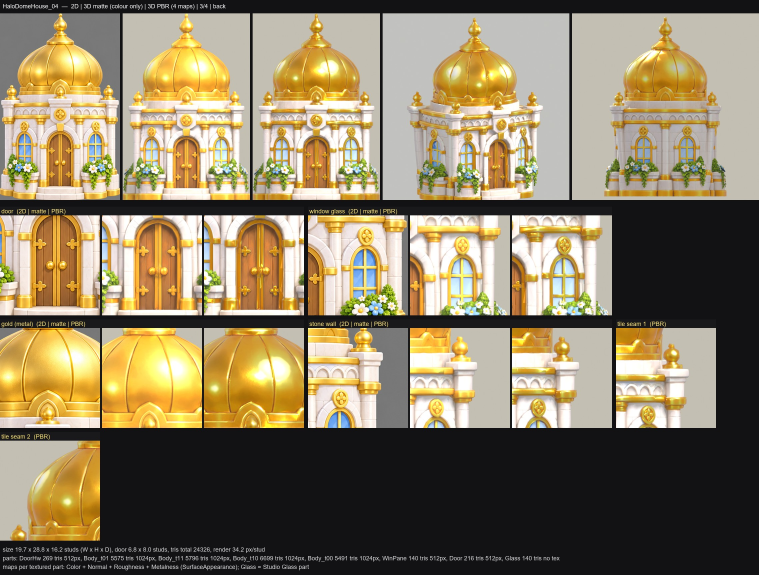
#> input picture art/review/img3/HaloDomeHouse_04_check.jpg, 2276 x 1724 px (shown at 1/3 size)
$ python look_icon.py ../../art/review/img3/HaloDomeHouse_04_check.jpg out.png
#> lines starting #> are read from the running program, lines starting #| are printed output that depends on the picture
"""Shop / attendance cosmetic icon from a transparent 3D render (0 credits): trim, square (subject at --fill), resize to
512 and put our UI-icon dark navy outline around the silhouette (anti-aliased, from a distance transform), so a pale
platinum halo still reads on a light panel.

  py tools/img2/look_icon.py <render.png> <out.png> [--fill 0.84] [--outline 11] [--size 512]
"""
import argparse

import cv2
import numpy as np
from PIL import Image

ap = argparse.ArgumentParser()
ap.add_argument("src")
ap.add_argument("out")
ap.add_argument("--fill", type=float, default=0.84)
ap.add_argument("--outline", type=float, default=11.0, help="outline width in px at the output size")
ap.add_argument("--size", type=int, default=512)
args = ap.parse_args()

NAVY = np.array([22, 28, 62], np.float32)
im = Image.open(args.src).convert("RGBA")
a = np.asarray(im)[..., 3]
#> a: shape (1724, 2276); every value is 255
ys, xs = np.where(a > 8)
c = im.crop((xs.min(), ys.min(), xs.max() + 1, ys.max() + 1))
N = args.size
side = int(max(c.size) / args.fill)
#> side = 2709
sq = Image.new("RGBA", (side, side), (0, 0, 0, 0))
#> sq: PIL image 2709x2709 RGBA; every value is 0
sq.alpha_composite(c, ((side - c.width) // 2, (side - c.height) // 2))
sq = np.asarray(sq.resize((N, N), Image.LANCZOS)).astype(np.float32) / 255
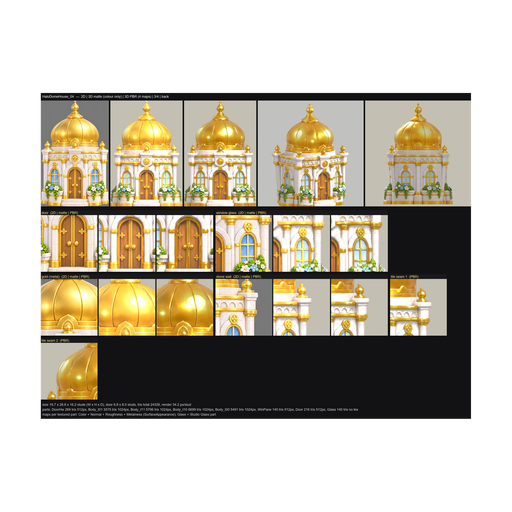
#> sq: shape (512, 512, 4) float32; mean R, G, B, A 0.293, 0.266, 0.206, 0.535; transparent parts drawn white
rgb, al = sq[..., :3], sq[..., 3]
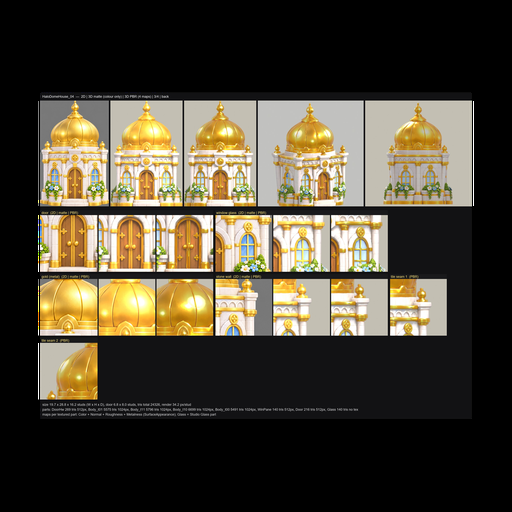
#> rgb: shape (512, 512, 3) float32; mean R, G, B 0.293, 0.266, 0.206
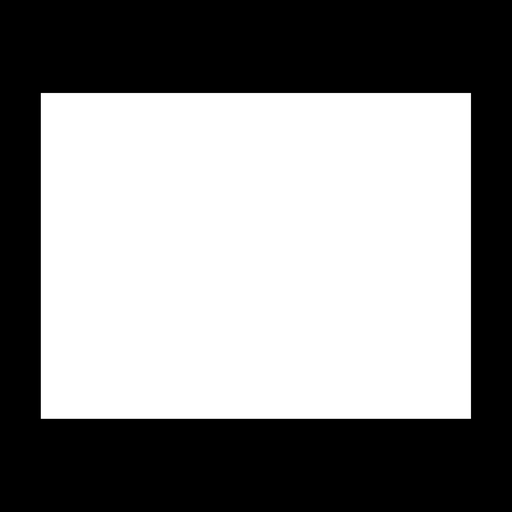
#> al: shape (512, 512) float32; min 0, max 1, mean 0.535
# distance (px) from the silhouette -> outline alpha with a 1 px soft edge; inner holes (between horns) are filled too
dist = cv2.distanceTransform((al < 0.5).astype(np.uint8), cv2.DIST_L2, 5)
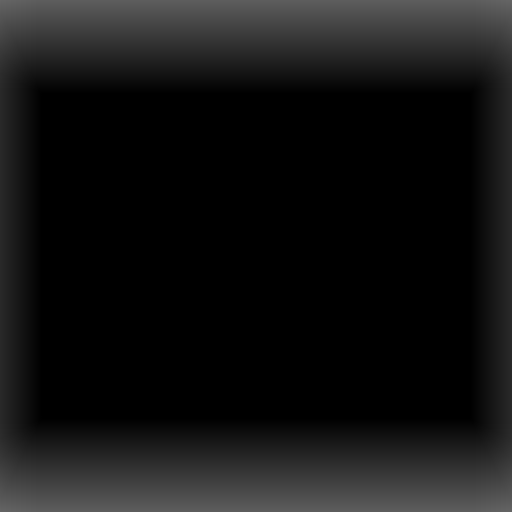
#> dist: shape (512, 512) float32; min 0, max 101.1, mean 19.7
ol = np.clip(args.outline + 0.5 - dist, 0, 1)
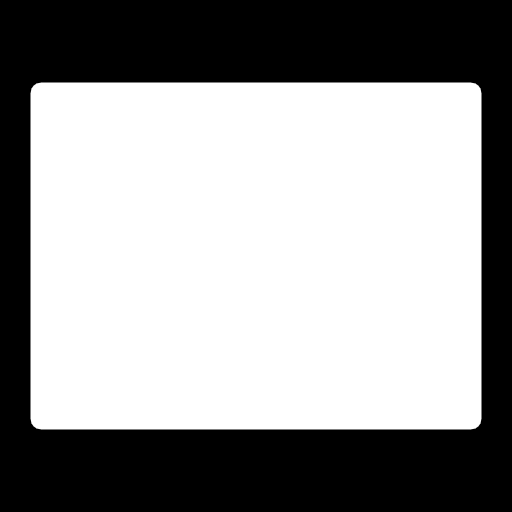
#> ol: shape (512, 512) float32; min 0, max 1, mean 0.597
out_a = np.maximum(al, ol)
out_rgb = (rgb * al[..., None] + NAVY / 255 * (ol * (1 - al))[..., None]) / np.maximum(out_a, 1e-6)[..., None]
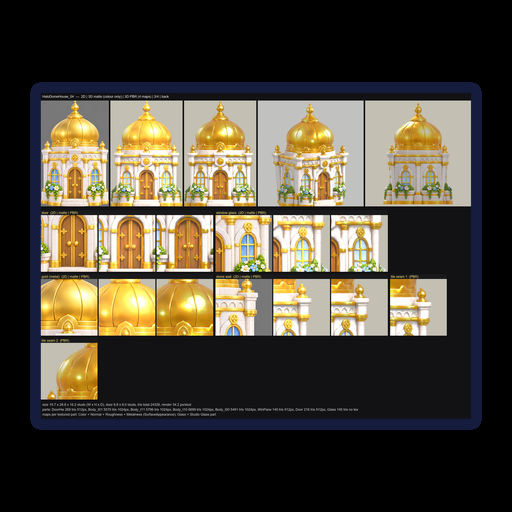
#> out_rgb: shape (512, 512, 3) float32; mean R, G, B 0.297, 0.271, 0.22
res = np.concatenate([out_rgb, out_a[..., None]], -1)
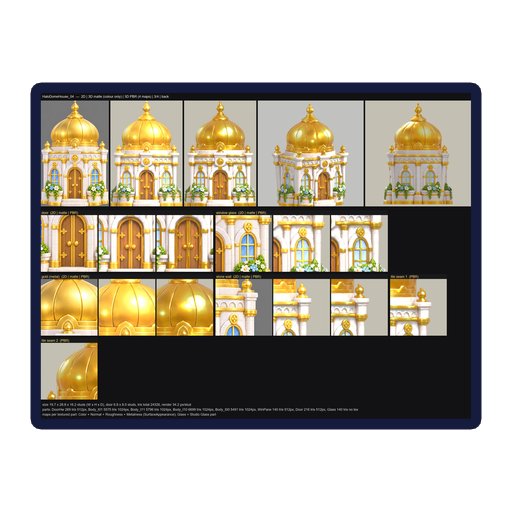
#> res: shape (512, 512, 4) float32; mean R, G, B, A 0.297, 0.271, 0.22, 0.597; transparent parts drawn white
Image.fromarray((res.clip(0, 1) * 255).round().astype(np.uint8), "RGBA").save(args.out)
print(args.out, c.size)
#| out.png (2276, 1724)

$ run again, on art/review/img3/HaloDomeHouse_07_check.jpg
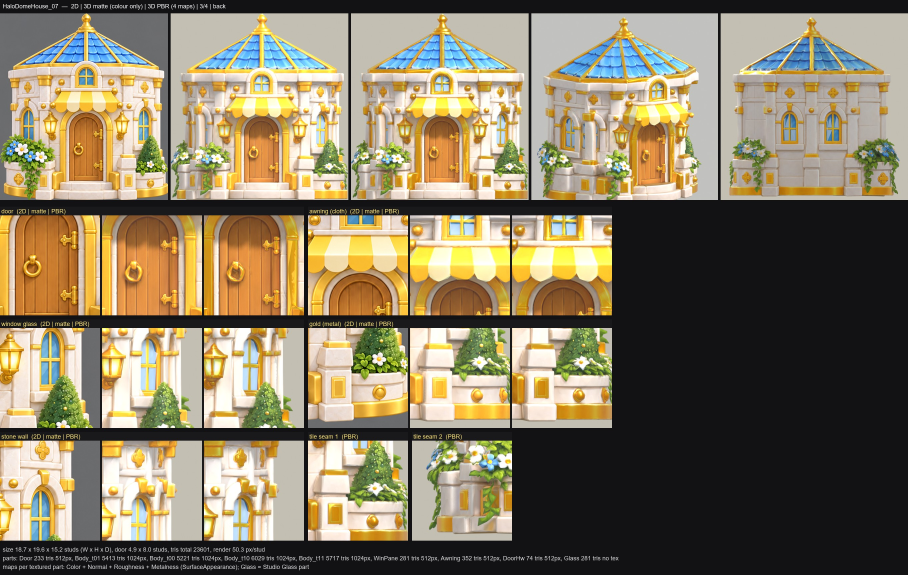
#> input picture art/review/img3/HaloDomeHouse_07_check.jpg, 2722 x 1724 px (shown at 1/3 size)
#> a: shape (1724, 2722); every value is 255
#> `out_rgb = (rgb * al[..., None] + NAVY / 255 * (ol * (1 - al))[..., Non..`:
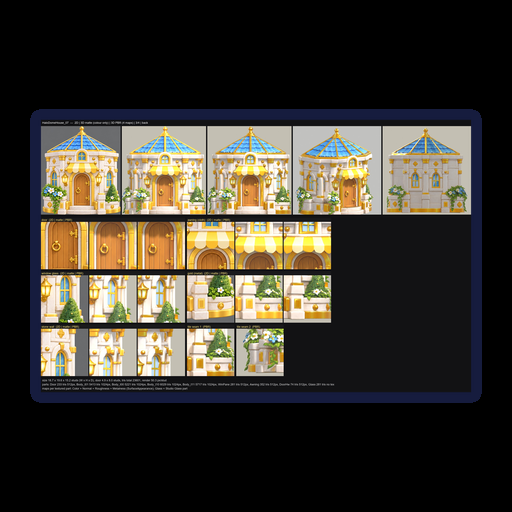
#> out_rgb: shape (512, 512, 3) float32; mean R, G, B 0.239, 0.222, 0.186
#> `res = np.concatenate([out_rgb, out_a[..., None]], -1)`:
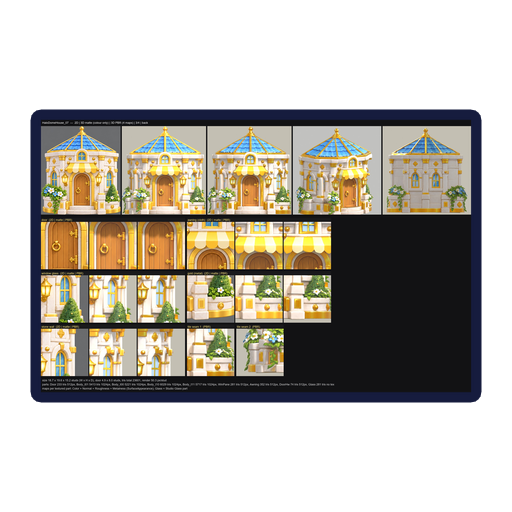
#> res: shape (512, 512, 4) float32; mean R, G, B, A 0.239, 0.222, 0.186, 0.504; transparent parts drawn white
#| out.png (2722, 1724)

$ run again, on art/review/img3/HaloReasonHQ_BreadStand_check.jpg
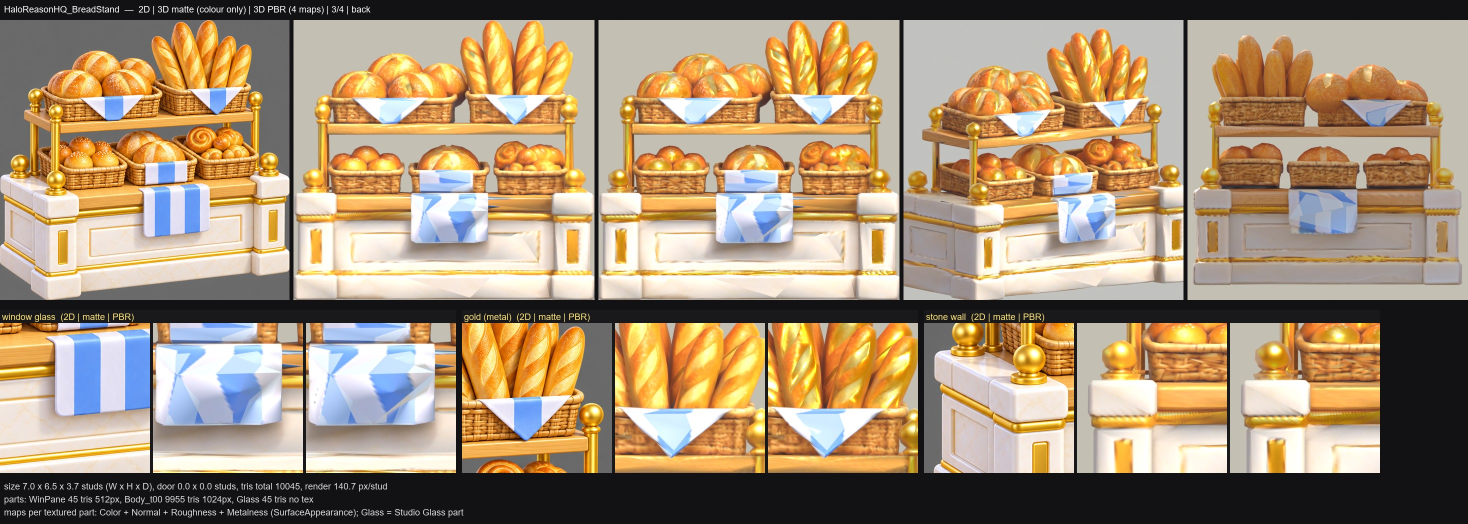
#> input picture art/review/img3/HaloReasonHQ_BreadStand_check.jpg, 2935 x 1048 px (shown at 1/2 size)
#> a: shape (1048, 2935); every value is 255
#> `out_rgb = (rgb * al[..., None] + NAVY / 255 * (ol * (1 - al))[..., Non..`:
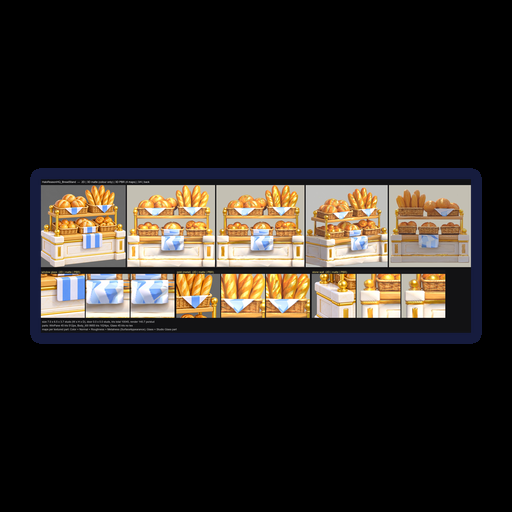
#> out_rgb: shape (512, 512, 3) float32; mean R, G, B 0.167, 0.147, 0.127
#> `res = np.concatenate([out_rgb, out_a[..., None]], -1)`:
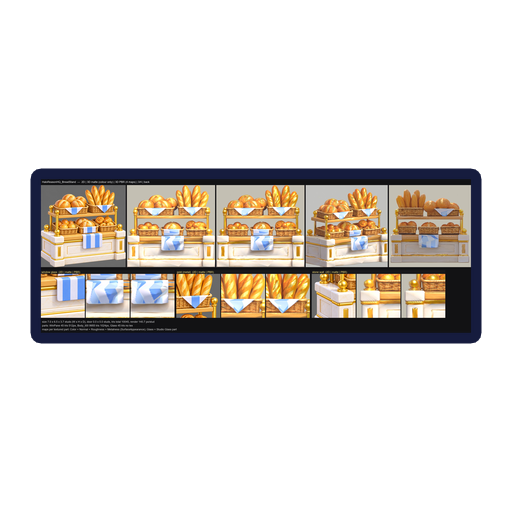
#> res: shape (512, 512, 4) float32; mean R, G, B, A 0.167, 0.147, 0.127, 0.301; transparent parts drawn white
#| out.png (2935, 1048)

$ run again, on art/review/img3/HaloReasonHQ_RackShieldSword_check.jpg
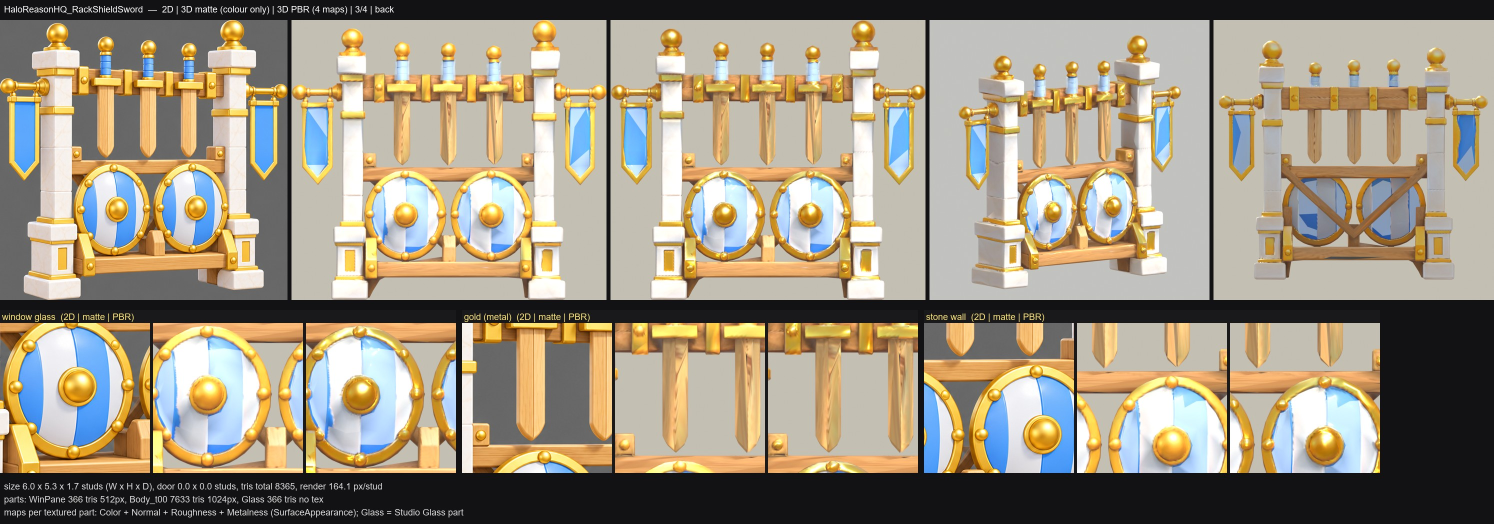
#> input picture art/review/img3/HaloReasonHQ_RackShieldSword_check.jpg, 2987 x 1048 px (shown at 1/2 size)
#> a: shape (1048, 2987); every value is 255
#> `res = np.concatenate([out_rgb, out_a[..., None]], -1)`:
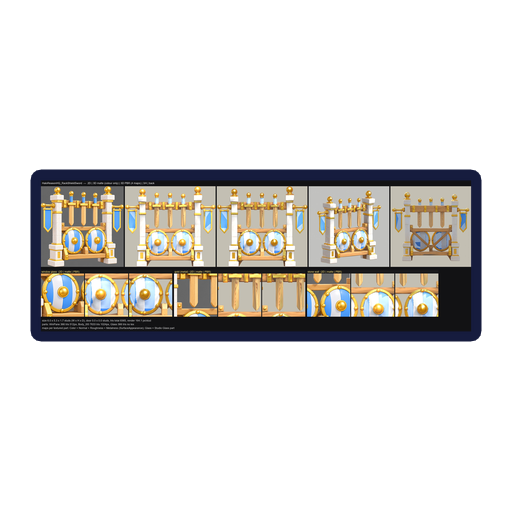
#> res: shape (512, 512, 4) float32; mean R, G, B, A 0.156, 0.147, 0.135, 0.296; transparent parts drawn white
#| out.png (2987, 1048)
